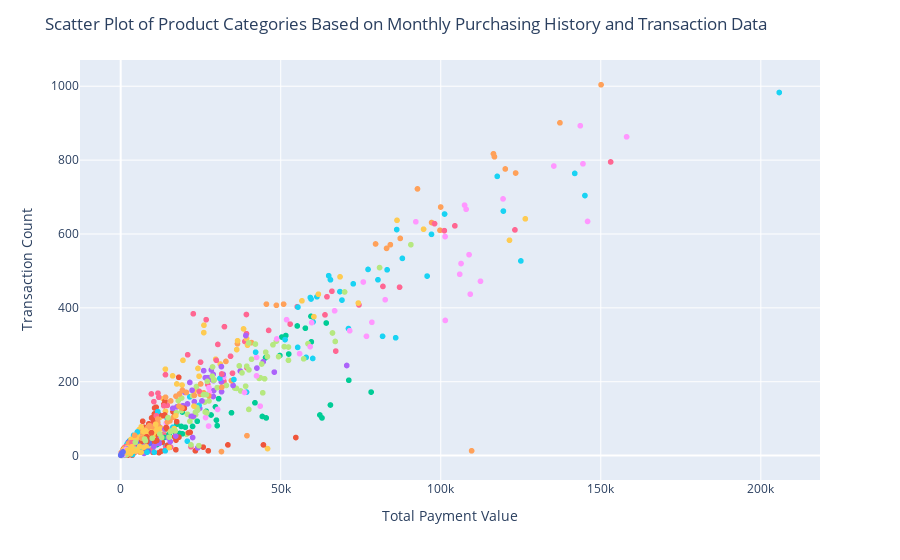

The notebook cell this image was saved under:
### Code cell
# Data preprocessing
Master_df['order_purchase_timestamp'] = pd.to_datetime(Master_df['order_purchase_timestamp'])
Master_df['order_month'] = Master_df['order_purchase_timestamp'].dt.to_period('M')

# Feature engineering
features = (
    Master_df.groupby(['order_month', 'product_category_name_english'])
    .agg({'payment_value': 'sum', 'product_id': 'count'})
    .reset_index()
    .rename(columns={'payment_value': 'total_payment', 'product_id': 'transaction_count'})
)

# Interactive visualization using plotly
category_colors = [f'#{random.randint(0, 0xFFFFFF):06x}' for _ in range(len(features['product_category_name_english'].unique()))]
features['color'] = features['product_category_name_english'].map(dict(zip(features['product_category_name_english'].unique(), category_colors)))

fig = px.scatter(
    features,
    x='total_payment',
    y='transaction_count',
    color='color',  # Use 'color' column for coloring without clustering
    hover_name='product_category_name_english',
    labels={'total_payment': 'Total Payment Value', 'transaction_count': 'Transaction Count'}
)
fig.update_layout(title='Scatter Plot of Product Categories Based on Monthly Purchasing History and Transaction Data', xaxis_title='Total Payment Value', yaxis_title='Transaction Count', showlegend=False)
fig.show()
